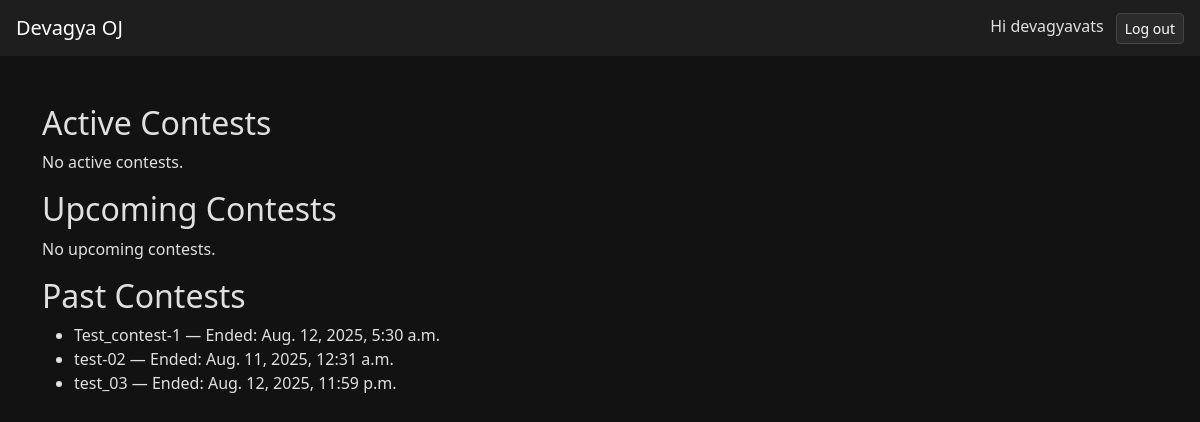
The page /contests/ (signed in) on the database its author committed.
### contests/models.py (models this page shows, shortened)
class Contest(models.Model):
    title = models.CharField(max_length=200)
    start_time = models.DateTimeField()
    end_time = models.DateTimeField()
    problems = models.ManyToManyField(Problem, related_name='contests')

### contests/views.py (the view)
# urls.py: path('', views.contest_list, name='contest_list'),
def contest_list(request):
    now = timezone.now()
    active_contests = Contest.objects.filter(start_time__lte=now, end_time__gte=now)
    upcoming_contests = Contest.objects.filter(start_time__gt=now)
    past_contests = Contest.objects.filter(end_time__lt=now)
    return render(request, 'contest.html', {
        'active_contests': active_contests,
        'upcoming_contests': upcoming_contests,
        'past_contests': past_contests,
    })

### templates/contest.html (shortened to what this page needs)
{% extends "base.html" %}
{% block content %}
  <h2>Active Contests</h2>
  {% if active_contests %}
    <ul>
      {% for c in active_contests %}
        <li><strong>{{ c.title }}</strong><br>{{ c.description|linebreaks }}<br>
            <small>Ends: {{ c.end_time }}</small>
        </li>
      {% endfor %}
    </ul>
  {% else %}
    <p>No active contests.</p>
  {% endif %}
  <h2>Upcoming Contests</h2>
  {% if upcoming_contests %}
    <ul>
      {% for c in upcoming_contests %}
        <li>{{ c.title }} — Starts: {{ c.start_time }}</li>
      {% endfor %}
    </ul>
  {% else %}
    <p>No upcoming contests.</p>
  {% endif %}
  <h2>Past Contests</h2>
  {% if past_contests %}
    <ul>
      {% for c in past_contests %}
        <li>{{ c.title }} — Ended: {{ c.end_time }}</li>
      {% endfor %}
    </ul>
  {% else %}
    <p>No past contests.</p>
  {% endif %}
{% endblock %}

### templates/base.html (shortened to what this page needs)
<!DOCTYPE html>
<html lang="en">
<head>
  <link href="https://cdn.jsdelivr.net/npm/bootstrap@5.3.0/dist/css/bootstrap.min.css" rel="stylesheet">
</head>
<body>
  <nav class="navbar navbar-dark px-3">
    <a class="navbar-brand" href="/">Devagya OJ</a>
    <div>
      {% if user.is_authenticated %}
        <span class="me-2">Hi {{ user.username }}</span>
        <a href="{% url 'logout' %}" class="btn btn-sm btn-outline-light">Log out</a>
      {% else %}
        <a href="{% url 'login' %}" class="btn btn-sm btn-outline-light me-2">Log in</a>
        <a href="{% url 'signup' %}" class="btn btn-sm btn-outline-light">Sign up</a>
      {% endif %}
    </div>
  </nav>
  <div class="container my-5">
    {% block content %}{% endblock %}
  </div>
</body>
</html>

### templates/base.html (style rules this page uses)
body { background: #121212; color: #e0e0e0; }
.navbar, .card { background: #1e1e1e; }
.form-control, .btn { background: #2b2b2b; color: #fff; border: 1px solid #444; }

### rows shown on the page
Contest: title "Test_contest-1", end_time "Aug. 12, 2025, 5:30 a.m."
Contest: title "test-02", end_time "Aug. 11, 2025, 12:31 a.m."
Contest: title "test_03", end_time "Aug. 12, 2025, 11:59 p.m."

### other values the page prints
{{ user.username }} "devagyavats"
